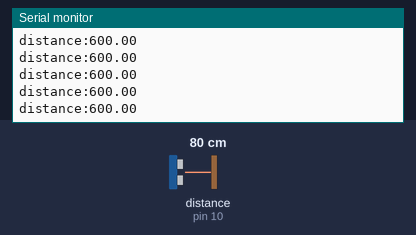
The sketch below on a simulated Arduino Uno, built with avr-gcc and run on an emulated ATmega328P. Shown: the last lines printed to the serial monitor. Wiring (inferred from the names in the program): ultrasonic range finder: trigger pin 9; echo pin 10. Inputs (shaded band) come from the test bench; at power-on: distance to the obstacle (sensor on pin 10) 80 cm. The echo pulse lasts 58.3 µs per cm.

Above: at 1.7 s.
1.8 s: distance to the obstacle (sensor on pin 10) set to 9 cm
At 1.82 s:
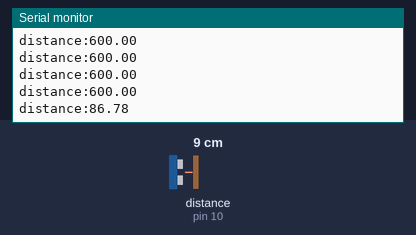
4.8 s: distance to the obstacle (sensor on pin 10) set to 2 cm
At 4.81 s:
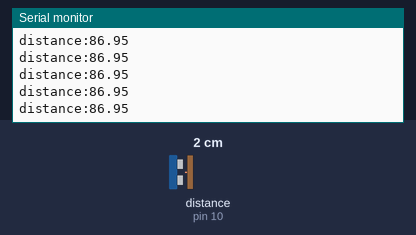
6.3 s: distance to the obstacle (sensor on pin 10) set to 4 cm
At 6.34 s:
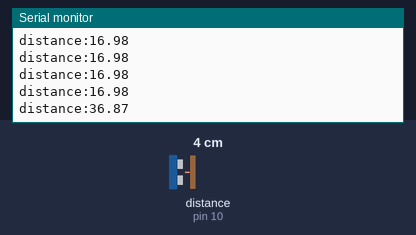
Timing chart, 0 to 9.3 s (numbered marks = the images above; inputs shaded):
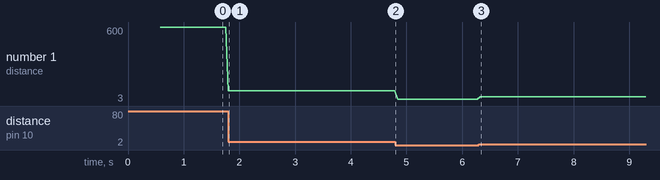

The sketch:

distance_sensor.ino
```cpp
/*
 * Скетч для измерения расстояния с помощью ультразвукового датчика HC-SR04
 * и отправки данных через Serial-порт в формате "distance:XX.XX"
 */

// Пины для подключения датчика HC-SR04
const int trigPin = 9;  // Пин подключения вывода TRIG
const int echoPin = 10; // Пин подключения вывода ECHO

// Переменные для временных засечек
long duration;
float distanceMm;

void setup() {
  // Инициализация Serial-порта
  Serial.begin(9600);

  // Настройка пинов
  pinMode(trigPin, OUTPUT);
  pinMode(echoPin, INPUT);

  // Начальное состояние для TRIG - LOW
  digitalWrite(trigPin, LOW);

  // Небольшая задержка для стабилизации датчика
  delay(500);

  Serial.println("Датчик расстояния HC-SR04 инициализирован");
}

void loop() {
  // Измеряем расстояние
  distanceMm = measureDistance();

  // Отправляем данные через Serial в формате "distance:XX.XX"
  Serial.print("distance:");
  Serial.println(distanceMm);

  // Задержка между измерениями (50 мс = 20 измерений в секунду)
  delay(50);
}

float measureDistance() {
  // Очищаем состояние TRIG
  digitalWrite(trigPin, LOW);
  delayMicroseconds(2);

  // Отправляем импульс 10 мкс
  digitalWrite(trigPin, HIGH);
  delayMicroseconds(10);
  digitalWrite(trigPin, LOW);

  // Читаем длительность импульса от ECHO
  duration = pulseIn(echoPin, HIGH);

  // Вычисляем расстояние в миллиметрах
  // Скорость звука = 343 м/с = 0.343 мм/мкс
  // Время делим на 2, так как сигнал идет туда и обратно
  float distanceMm = duration * 0.343 / 2.0;

  // Ограничиваем диапазон измерений 0-600 мм (0-60 см)
  if (distanceMm > 600.0) {
    distanceMm = 600.0;
  }
  if (distanceMm < 0.0) {
    distanceMm = 0.0;
  }

  return distanceMm;
} 
```

Measured:
- after the input at 1.8 s, the serial monitor: prints a new line at once (image 1)
- after the input at 6.3 s, the serial monitor: prints a new line at once (image 3)
- plotted number 1: 600 → 86.95 after the input at 1.8 s, 86.95 → 16.98 after the input at 4.8 s, 16.98 → 3 after the input at 6.3 s
